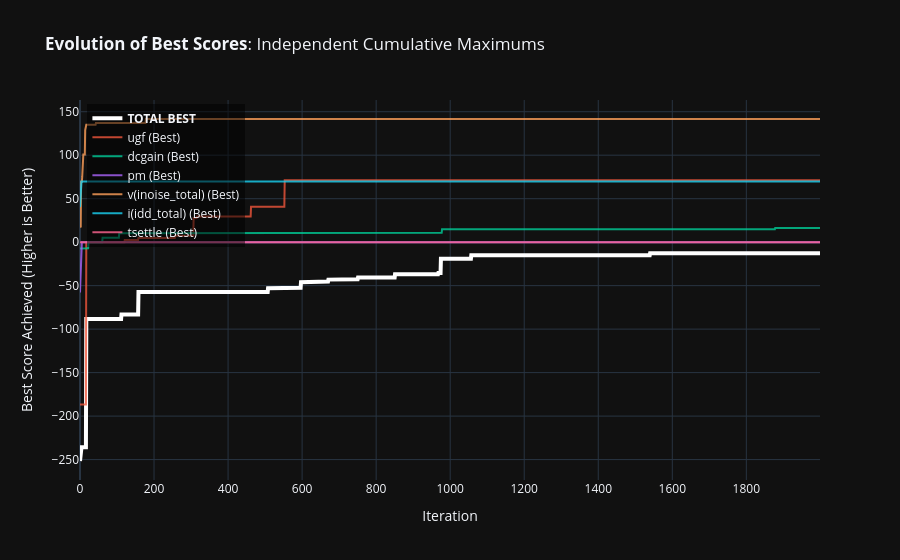

This figure's notebook cell:
### Code cell
_ = viz.plot_best_score_evolution(show=True)

### Figure 1 — Plotly figure (JSON) as saved in the notebook; plotly's stock layout.template omitted (floating-point values rounded to 4 significant figures; data arrays with more than 128 entries replaced by an {"elided": "..."} marker saying what was removed)
{"data": [{"hovertemplate": "Iter: %{x}<br>Total Best: %{y:.4f}<extra></extra>", "line": {"color": "white", "width": 4}, "mode": "lines", "name": "<b>TOTAL BEST</b>", "type": "scatter", "x": {"elided": "2000 int values"}, "y": {"elided": "2000 float values"}}, {"hovertemplate": "Iter: %{x}<br>ugf Best: %{y:.4f}<extra></extra>", "line": {"width": 2}, "mode": "lines", "name": "ugf (Best)", "opacity": 0.8, "type": "scatter", "x": {"elided": "2000 int values"}, "y": {"elided": "2000 float values"}}, {"hovertemplate": "Iter: %{x}<br>dcgain Best: %{y:.4f}<extra></extra>", "line": {"width": 2}, "mode": "lines", "name": "dcgain (Best)", "opacity": 0.8, "type": "scatter", "x": {"elided": "2000 int values"}, "y": {"elided": "2000 float values"}}, {"hovertemplate": "Iter: %{x}<br>pm Best: %{y:.4f}<extra></extra>", "line": {"width": 2}, "mode": "lines", "name": "pm (Best)", "opacity": 0.8, "type": "scatter", "x": {"elided": "2000 int values"}, "y": {"elided": "2000 float values"}}, {"hovertemplate": "Iter: %{x}<br>v(inoise_total) Best: %{y:.4f}<extra></extra>", "line": {"width": 2}, "mode": "lines", "name": "v(inoise_total) (Best)", "opacity": 0.8, "type": "scatter", "x": {"elided": "2000 int values"}, "y": {"elided": "2000 float values"}}, {"hovertemplate": "Iter: %{x}<br>i(idd_total) Best: %{y:.4f}<extra></extra>", "line": {"width": 2}, "mode": "lines", "name": "i(idd_total) (Best)", "opacity": 0.8, "type": "scatter", "x": {"elided": "2000 int values"}, "y": {"elided": "2000 float values"}}, {"hovertemplate": "Iter: %{x}<br>tsettle Best: %{y:.4f}<extra></extra>", "line": {"width": 2}, "mode": "lines", "name": "tsettle (Best)", "opacity": 0.8, "type": "scatter", "x": {"elided": "2000 int values"}, "y": {"elided": "2000 float values"}}], "layout": {"hovermode": "x unified", "legend": {"bgcolor": "rgba(0,0,0,0.5)", "x": 0.01, "xanchor": "left", "y": 0.99, "yanchor": "top"}, "title": {"text": "<b>Evolution of Best Scores</b>: Independent Cumulative Maximums"}, "xaxis": {"title": {"text": "Iteration"}}, "yaxis": {"title": {"text": "Best Score Achieved (Higher is Better)"}}}}
